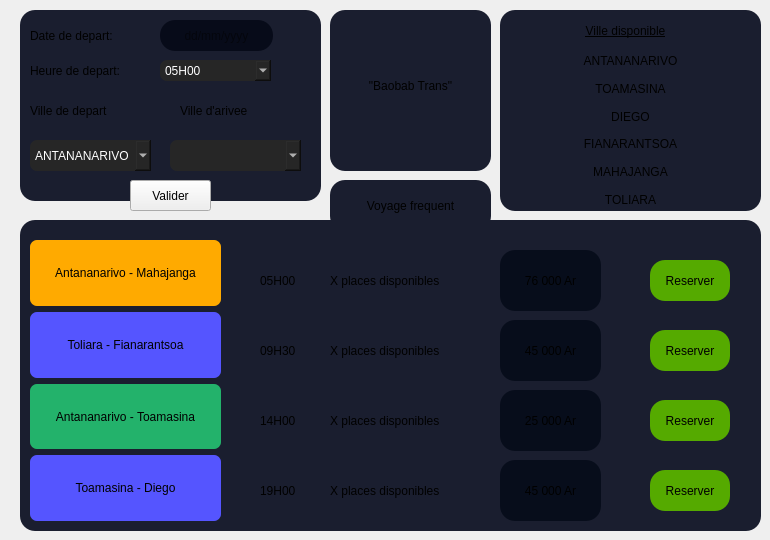
    <widget class="QWidget" name="tab">
     <attribute name="icon">
      <iconset resource="resources.qrc">
       <normaloff>:/icon/page-daccueil.png</normaloff>:/icon/page-daccueil.png</iconset>
     </attribute>
     <attribute name="title">
      <string>Accueil</string>
     </attribute>
     <widget class="QFrame" name="frame">
      <property name="geometry">
       <rect>
        <x>20</x>
        <y>10</y>
        <width>301</width>
        <height>191</height>
       </rect>
      </property>
      <property name="cursor">
       <cursorShape>PointingHandCursor</cursorShape>
      </property>
      <property name="styleSheet">
       <string notr="true">background-color: rgb(26, 30, 47);
border-radius:15px;</string>
      </property>
      <property name="frameShape">
       <enum>QFrame::Shape::StyledPanel</enum>
      </property>
      <property name="frameShadow">
       <enum>QFrame::Shadow::Raised</enum>
      </property>
      <widget class="QLabel" name="label_2">
       <property name="geometry">
        <rect>
         <x>160</x>
         <y>80</y>
         <width>91</width>
         <height>41</height>
        </rect>
       </property>
       <property name="styleSheet">
        <string notr="true">background-color: rgb(26, 30, 47);</string>
       </property>
       <property name="text">
        <string>Ville d'arivee</string>
       </property>
      </widget>
      <widget class="QLabel" name="label">
       <property name="geometry">
        <rect>
         <x>10</x>
         <y>80</y>
         <width>101</width>
         <height>41</height>
        </rect>
       </property>
       <property name="styleSheet">
        <string notr="true">background-color: rgb(26, 30, 47);</string>
       </property>
       <property name="text">
        <string>Ville de depart</string>
       </property>
      </widget>
      <widget class="QLabel" name="label_3">
       <property name="geometry">
        <rect>
         <x>10</x>
         <y>10</y>
         <width>101</width>
         <height>31</height>
        </rect>
       </property>
       <property name="styleSheet">
        <string notr="true">background-color: rgb(26, 30, 47);</string>
       </property>
       <property name="text">
        <string>Date de depart:</string>
       </property>
      </widget>
      <widget class="QComboBox" name="boxVilleDepart">
       <property name="geometry">
        <rect>
         <x>10</x>
         <y>130</y>
         <width>121</width>
         <height>31</height>
        </rect>
       </property>
       <property name="styleSheet">
        <string notr="true">background-color: rgb(38, 38, 38);
border-radius:7px;
color:white;</string>
       </property>
       <property name="currentText">
        <string>ANTANANARIVO</string>
       </property>
       <item>
        <property name="text">
         <string>ANTANANARIVO</string>
        </property>
       </item>
       <item>
        <property name="text">
         <string>FIANARANTSOA</string>
        </property>
       </item>
       <item>
        <property name="text">
         <string>TOAMASINA</string>
        </property>
       </item>
       <item>
        <property name="text">
         <string>MAHAJANGA</string>
        </property>
       </item>
       <item>
        <property name="text">
         <string>DIEGO</string>
        </property>
       </item>
       <item>
        <property name="text">
         <string>TOLIARA</string>
        </property>
       </item>
      </widget>
      <widget class="QComboBox" name="boxVilleArivee">
       <property name="geometry">
        <rect>
         <x>150</x>
         <y>130</y>
         <width>131</width>
         <height>31</height>
        </rect>
       </property>
       <property name="styleSheet">
        <string notr="true">background-color: rgb(38, 38, 38);
border-radius:7px;
color:white;</string>
       </property>
       <property name="currentText">
        <string/>
       </property>
      </widget>
      <widget class="QLabel" name="label_53">
       <property name="geometry">
        <rect>
         <x>10</x>
         <y>40</y>
         <width>111</width>
         <height>41</height>
        </rect>
       </property>
       <property name="styleSheet">
        <string notr="true">background-color: rgb(26, 30, 47);</string>
       </property>
       <property name="text">
        <string>Heure de depart:</string>
       </property>
      </widget>
      <widget class="QComboBox" name="boxHeureDepart">
       <property name="geometry">
        <rect>
         <x>140</x>
         <y>50</y>
         <width>111</width>
         <height>21</height>
        </rect>
       </property>
       <property name="styleSheet">
        <string notr="true">background-color: rgb(38, 38, 38);
border-radius:7px;
color:white;</string>
       </property>
       <property name="currentText">
        <string>05H00</string>
       </property>
       <item>
        <property name="text">
         <string>05H00</string>
        </property>
       </item>
       <item>
        <property name="text">
         <string>09H30</string>
        </property>
       </item>
       <item>
        <property name="text">
         <string>12H45</string>
        </property>
       </item>
       <item>
        <property name="text">
         <string>14H00</string>
        </property>
       </item>
       <item>
        <property name="text">
         <string>17H45</string>
        </property>
       </item>
       <item>
        <property name="text">
         <string>19H00</string>
        </property>
       </item>
      </widget>
      <widget class="QLineEdit" name="lineEditDate">
       <property name="geometry">
        <rect>
         <x>140</x>
         <y>10</y>
         <width>113</width>
         <height>31</height>
        </rect>
       </property>
       <property name="styleSheet">
        <string notr="true">background-color: rgb(7, 11, 25);</string>
       </property>
       <property name="alignment">
        <set>Qt::AlignmentFlag::AlignCenter</set>
       </property>
       <property name="placeholderText">
        <string>dd/mm/yyyy</string>
       </property>
      </widget>
     </widget>
     <widget class="QFrame" name="frame_2">
      <property name="geometry">
       <rect>
        <x>20</x>
        <y>220</y>
        <width>741</width>
        <height>311</height>
       </rect>
      </property>
      <property name="cursor">
       <cursorShape>PointingHandCursor</cursorShape>
      </property>
      <property name="mouseTracking">
       <bool>false</bool>
      </property>
      <property name="styleSheet">
       <string notr="true">background-color: rgb(26, 30, 47);
border-radius:15px;</string>
      </property>
      <property name="frameShape">
       <enum>QFrame::Shape::StyledPanel</enum>
      </property>
      <property name="frameShadow">
       <enum>QFrame::Shadow::Raised</enum>
      </property>
      <widget class="QLabel" name="label_11">
       <property name="geometry">
        <rect>
         <x>480</x>
         <y>30</y>
         <width>101</width>
         <height>61</height>
        </rect>
       </property>
       <property name="styleSheet">
        <string notr="true">background-color: rgb(7, 13, 27);
border-color: rgb(7, 13, 27);
</string>
       </property>
       <property name="text">
        <string>76 000 Ar</string>
       </property>
       <property name="alignment">
        <set>Qt::AlignmentFlag::AlignCenter</set>
       </property>
      </widget>
      <widget class="QLabel" name="label_13">
       <property name="geometry">
        <rect>
         <x>480</x>
         <y>170</y>
         <width>101</width>
         <height>61</height>
        </rect>
       </property>
       <property name="styleSheet">
        <string notr="true">background-color: rgb(7, 13, 27);
border-color: rgb(7, 13, 27);
</string>
       </property>
       <property name="text">
        <string>25 000 Ar</string>
       </property>
       <property name="alignment">
        <set>Qt::AlignmentFlag::AlignCenter</set>
       </property>
      </widget>
      <widget class="QLabel" name="label_14">
       <property name="geometry">
        <rect>
         <x>480</x>
         <y>240</y>
         <width>101</width>
         <height>61</height>
        </rect>
       </property>
       <property name="styleSheet">
        <string notr="true">background-color: rgb(7, 13, 27);
border-color: rgb(7, 13, 27);
</string>
       </property>
       <property name="text">
        <string>45 000 Ar</string>
       </property>
       <property name="alignment">
        <set>Qt::AlignmentFlag::AlignCenter</set>
       </property>
      </widget>
      <widget class="QPushButton" name="pushButtonReserverTanaManj">
       <property name="geometry">
        <rect>
         <x>630</x>
         <y>40</y>
         <width>80</width>
         <height>41</height>
        </rect>
       </property>
       <property name="styleSheet">
        <string notr="true">background-color: rgb(85, 170, 0);

</string>
       </property>
       <property name="text">
        <string>Reserver</string>
       </property>
      </widget>
      <widget class="QLabel" name="TanMaj_pl">
       <property name="geometry">
        <rect>
         <x>310</x>
         <y>40</y>
         <width>131</width>
         <height>41</height>
        </rect>
       </property>
       <property name="text">
        <string>X places disponibles</string>
       </property>
      </widget>
      <widget class="QLabel" name="TolFian_pl">
       <property name="geometry">
        <rect>
         <x>310</x>
         <y>110</y>
         <width>131</width>
         <height>41</height>
        </rect>
       </property>
       <property name="text">
        <string>X places disponibles</string>
       </property>
      </widget>
      <widget class="QLabel" name="TanToam_pl">
       <property name="geometry">
        <rect>
         <x>310</x>
         <y>180</y>
         <width>131</width>
         <height>41</height>
        </rect>
       </property>
       <property name="text">
        <string>X places disponibles</string>
       </property>
      </widget>
      <widget class="QLabel" name="ToamDiego_pl">
       <property name="geometry">
        <rect>
         <x>310</x>
         <y>250</y>
         <width>131</width>
         <height>41</height>
        </rect>
       </property>
       <property name="text">
        <string>X places disponibles</string>
       </property>
      </widget>
      <widget class="QLabel" name="label_12">
       <property name="geometry">
        <rect>
         <x>480</x>
         <y>100</y>
         <width>101</width>
         <height>61</height>
        </rect>
       </property>
       <property name="styleSheet">
        <string notr="true">background-color: rgb(7, 13, 27);
border-color: rgb(7, 13, 27);
</string>
       </property>
       <property name="text">
        <string>45 000 Ar</string>
       </property>
       <property name="alignment">
        <set>Qt::AlignmentFlag::AlignCenter</set>
       </property>
      </widget>
      <widget class="QPushButton" name="pushButtonToliFian">
       <property name="geometry">
        <rect>
         <x>630</x>
         <y>110</y>
         <width>80</width>
         <height>41</height>
        </rect>
       </property>
       <property name="styleSheet">
        <string notr="true">background-color: rgb(85, 170, 0);</string>
       </property>
       <property name="text">
        <string>Reserver</string>
       </property>
      </widget>
      <widget class="QPushButton" name="pushButtonTanaToam">
       <property name="geometry">
        <rect>
         <x>630</x>
         <y>180</y>
         <width>80</width>
         <height>41</height>
        </rect>
       </property>
       <property name="styleSheet">
        <string notr="true">background-color: rgb(85, 170, 0);</string>
       </property>
       <property name="text">
        <string>Reserver</string>
       </property>
      </widget>
      <widget class="QPushButton" name="pushButtonToamDiego">
       <property name="geometry">
        <rect>
         <x>630</x>
         <y>250</y>
         <width>80</width>
         <height>41</height>
        </rect>
       </property>
       <property name="styleSheet">
        <string notr="true">background-color: rgb(85, 170, 0);</string>
       </property>
       <property name="text">
        <string>Reserver</string>
       </property>
      </widget>
      <widget class="QWidget" name="verticalLayoutWidget">
       <property name="geometry">
        <rect>
         <x>10</x>
         <y>20</y>
         <width>191</width>
         <height>281</height>
        </rect>
       </property>
       <layout class="QVBoxLayout" name="verticalLayout_2">
        <item>
         <widget class="QLabel" name="label_5">
          <property name="styleSheet">
           <string notr="true">background-color: rgb(255, 170, 0);
border-radius:7px;</string>
          </property>
          <property name="text">
           <string>Antananarivo - Mahajanga</string>
          </property>
          <property name="alignment">
           <set>Qt::AlignmentFlag::AlignCenter</set>
          </property>
         </widget>
        </item>
        <item>
         <widget class="QLabel" name="label_6">
          <property name="styleSheet">
           <string notr="true">background-color: rgb(85, 85, 255);
border-radius:7px;</string>
          </property>
          <property name="text">
           <string>Toliara - Fianarantsoa</string>
          </property>
          <property name="alignment">
           <set>Qt::AlignmentFlag::AlignCenter</set>
          </property>
         </widget>
        </item>
        <item>
         <widget class="QLabel" name="label_4">
          <property name="styleSheet">
           <string notr="true">background-color: rgb(35, 178, 107);
border-radius:7px;</string>
          </property>
          <property name="text">
           <string>Antananarivo - Toamasina</string>
          </property>
          <property name="alignment">
           <set>Qt::AlignmentFlag::AlignCenter</set>
          </property>
         </widget>
        </item>
        <item>
         <widget class="QLabel" name="label_7">
          <property name="styleSheet">
           <string notr="true">background-color: rgb(85, 85, 255);
border-radius:7px;</string>
          </property>
          <property name="text">
           <string>Toamasina - Diego</string>
          </property>
          <property name="alignment">
           <set>Qt::AlignmentFlag::AlignCenter</set>
          </property>
         </widget>
        </item>
       </layout>
      </widget>
      <widget class="QLabel" name="label_48">
       <property name="geometry">
        <rect>
         <x>240</x>
         <y>50</y>
         <width>49</width>
         <height>21</height>
        </rect>
       </property>
       <property name="text">
        <string>05H00</string>
       </property>
      </widget>
      <widget class="QLabel" name="label_49">
       <property name="geometry">
        <rect>
         <x>240</x>
         <y>120</y>
         <width>49</width>
         <height>21</height>
        </rect>
       </property>
       <property name="text">
        <string>09H30</string>
       </property>
      </widget>
      <widget class="QLabel" name="label_50">
       <property name="geometry">
        <rect>
         <x>240</x>
         <y>190</y>
         <width>49</width>
         <height>21</height>
        </rect>
       </property>
       <property name="text">
        <string>14H00</string>
       </property>
      </widget>
      <widget class="QLabel" name="label_51">
       <property name="geometry">
        <rect>
         <x>240</x>
         <y>260</y>
         <width>49</width>
         <height>21</height>
        </rect>
       </property>
       <property name="text">
        <string>19H00</string>
       </property>
      </widget>
     </widget>
     <widget class="QLabel" name="label_52">
      <property name="geometry">
       <rect>
        <x>330</x>
        <y>180</y>
        <width>161</width>
        <height>51</height>
       </rect>
      </property>
      <property name="styleSheet">
       <string notr="true">border-radius:15px;
background-color: rgb(26, 30, 47);</string>
      </property>
      <property name="text">
       <string>Voyage frequent</string>
      </property>
      <property name="alignment">
       <set>Qt::AlignmentFlag::AlignCenter</set>
      </property>
     </widget>
     <widget class="QFrame" name="frame_8">
      <property name="geometry">
       <rect>
        <x>330</x>
        <y>10</y>
        <width>161</width>
        <height>161</height>
       </rect>
      </property>
      <property name="styleSheet">
       <string notr="true">background-color: rgb(26, 30, 47);
border-radius:15px;</string>
      </property>
      <property name="frameShape">
       <enum>QFrame::Shape::StyledPanel</enum>
      </property>
      <property name="frameShadow">
       <enum>QFrame::Shadow::Raised</enum>
      </property>
      <widget class="QLabel" name="label_54">
       <property name="geometry">
        <rect>
         <x>10</x>
         <y>50</y>
         <width>141</width>
         <height>51</height>
        </rect>
       </property>
       <property name="styleSheet">
        <string notr="true">font: 16pt &quot;Forte&quot;;</string>
       </property>
       <property name="text">
        <string>&quot;Baobab Trans&quot;</string>
       </property>
       <property name="alignment">
        <set>Qt::AlignmentFlag::AlignCenter</set>
       </property>
      </widget>
     </widget>
     <widget class="QFrame" name="frame_9">
      <property name="geometry">
       <rect>
        <x>500</x>
        <y>10</y>
        <width>261</width>
        <height>201</height>
       </rect>
      </property>
      <property name="styleSheet">
       <string notr="true">background-color: rgb(26, 30, 47);
border-radius:15px;</string>
      </property>
      <property name="frameShape">
       <enum>QFrame::Shape::StyledPanel</enum>
      </property>
      <property name="frameShadow">
       <enum>QFrame::Shadow::Raised</enum>
      </property>
      <widget class="QLabel" name="label_56">
       <property name="geometry">
        <rect>
         <x>60</x>
         <y>0</y>
         <width>131</width>
         <height>41</height>
        </rect>
       </property>
       <property name="styleSheet">
        <string notr="true">background-color: rgb(26, 30, 47);
text-decoration: underline;</string>
       </property>
       <property name="text">
        <string>Ville disponible</string>
       </property>
       <property name="alignment">
        <set>Qt::AlignmentFlag::AlignCenter</set>
       </property>
      </widget>
      <widget class="QWidget" name="verticalLayoutWidget_7">
       <property name="geometry">
        <rect>
         <x>70</x>
         <y>40</y>
         <width>121</width>
         <height>161</height>
        </rect>
       </property>
       <layout class="QVBoxLayout" name="verticalLayout_7">
        <item>
         <widget class="QLabel" name="label_59">
          <property name="styleSheet">
           <string notr="true">border-bottom-color: rgb(255, 255, 255);
border:10px;</string>
          </property>
          <property name="text">
           <string>ANTANANARIVO</string>
          </property>
          <property name="alignment">
           <set>Qt::AlignmentFlag::AlignCenter</set>
          </property>
         </widget>
        </item>
        <item>
         <widget class="QLabel" name="label_61">
          <property name="text">
           <string>TOAMASINA</string>
          </property>
          <property name="alignment">
           <set>Qt::AlignmentFlag::AlignCenter</set>
          </property>
         </widget>
        </item>
        <item>
         <widget class="QLabel" name="label_60">
          <property name="text">
           <string>DIEGO</string>
          </property>
          <property name="alignment">
           <set>Qt::AlignmentFlag::AlignCenter</set>
          </property>
         </widget>
        </item>
        <item>
         <widget class="QLabel" name="label_62">
          <property name="text">
           <string>FIANARANTSOA</string>
          </property>
          <property name="alignment">
           <set>Qt::AlignmentFlag::AlignCenter</set>
          </property>
         </widget>
        </item>
        <item>
         <widget class="QLabel" name="label_57">
          <property name="text">
           <string>MAHAJANGA</string>
          </property>
          <property name="alignment">
           <set>Qt::AlignmentFlag::AlignCenter</set>
          </property>
         </widget>
        </item>
        <item>
         <widget class="QLabel" name="label_58">
          <property name="text">
           <string>TOLIARA</string>
          </property>
          <property name="alignment">
           <set>Qt::AlignmentFlag::AlignCenter</set>
          </property>
         </widget>
        </item>
       </layout>
      </widget>
     </widget>
     <widget class="QPushButton" name="pushButtonValider1">
      <property name="geometry">
       <rect>
        <x>130</x>
        <y>180</y>
        <width>81</width>
        <height>31</height>
       </rect>
      </property>
      <property name="styleSheet">
       <string notr="true">background-color: rgb(0, 85, 0);

QPushButton::pressed {
padding-top: 10px;
padding-left: 10px;
}
</string>
      </property>
      <property name="text">
       <string>Valider</string>
      </property>
     </widget>
     <zorder>frame_2</zorder>
     <zorder>frame</zorder>
     <zorder>label_52</zorder>
     <zorder>frame_8</zorder>
     <zorder>frame_9</zorder>
     <zorder>pushButtonValider1</zorder>
    </widget>
